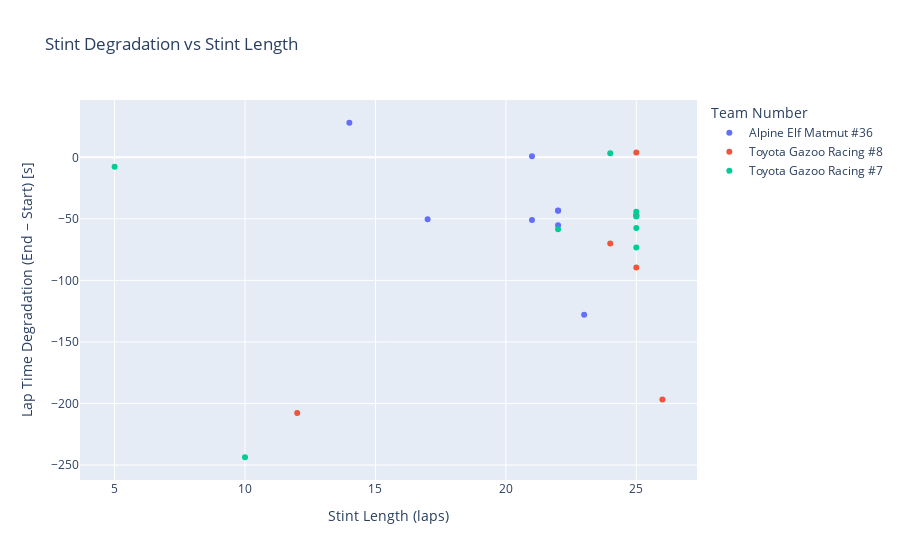

Write notebook code for a chart like this one.
### Code cell
stint_summary = (
    spa.groupby("driver_stint")
    .agg(
        start_lap_time=("lap_time_s", "first"),
        end_lap_time=("lap_time_s", "last"),
        stint_length=("lap_time_s", "count"),
        team_no=("team_no", "first"), 
        driver=("driver_name", "first")
    )
    .reset_index()
)

stint_summary["delta_end_start"] = (stint_summary["end_lap_time"] - stint_summary["start_lap_time"])

fig = px.scatter(
    stint_summary,
    x="stint_length",
    y="delta_end_start",
    color="team_no",
    hover_data=["driver", "driver_stint"],
    title="Stint Degradation vs Stint Length",
    labels={                  
        "team_no": "Team Number",
        "stint_length": "Stint Length",
        "driver_stint": "Driver Stint",
        "team_no": "Team Number",
        "driver": "Driver",
        "delta_end_start": "Delta End Start"
    }
)

fig.update_layout(
    xaxis_title="Stint Length (laps)",
    yaxis_title="Lap Time Degradation (End − Start) [s]"
)

fig.show()

### Figure 1 — Plotly figure (JSON) as saved in the notebook; plotly's stock layout.template omitted (floating-point values rounded to 4 significant figures)
{"data": [{"customdata": [["André NEGRÃO", "André NEGRÃO Stint #1"], ["André NEGRÃO", "André NEGRÃO Stint #2"], ["André NEGRÃO", "André NEGRÃO Stint #3"], ["André NEGRÃO", "André NEGRÃO Stint #4"], ["Matthieu VAXIVIERE", "Matthieu VAXIVIERE Stint #1"], ["Matthieu VAXIVIERE", "Matthieu VAXIVIERE Stint #2"], ["Nicolas LAPIERRE", "Nicolas LAPIERRE Stint #1"], ["Nicolas LAPIERRE", "Nicolas LAPIERRE Stint #2"]], "hovertemplate": "Team Number=Alpine Elf Matmut #36<br>Stint Length=%{x}<br>Delta End Start=%{y}<br>Driver=%{customdata[0]}<br>Driver Stint=%{customdata[1]}<extra></extra>", "legendgroup": "Alpine Elf Matmut #36", "marker": {"color": "#636efa", "symbol": "circle"}, "mode": "markers", "name": "Alpine Elf Matmut #36", "orientation": "v", "showlegend": true, "type": "scatter", "x": [21, 22, 21, 17, 14, 23, 22, 22], "xaxis": "x", "y": [0.761, -43.33, -50.99, -50.37, 28.08, -128.0, -55.13, -43.32], "yaxis": "y"}, {"customdata": [["Brendon HARTLEY", "Brendon HARTLEY Stint #1"], ["Brendon HARTLEY", "Brendon HARTLEY Stint #2"], ["Kazuki NAKAJIMA", "Kazuki NAKAJIMA Stint #1"], ["Kazuki NAKAJIMA", "Kazuki NAKAJIMA Stint #2"], ["Sébastien BUEMI", "Sébastien BUEMI Stint #1"], ["Sébastien BUEMI", "Sébastien BUEMI Stint #2"], ["Sébastien BUEMI", "Sébastien BUEMI Stint #3"]], "hovertemplate": "Team Number=Toyota Gazoo Racing #8<br>Stint Length=%{x}<br>Delta End Start=%{y}<br>Driver=%{customdata[0]}<br>Driver Stint=%{customdata[1]}<extra></extra>", "legendgroup": "Toyota Gazoo Racing #8", "marker": {"color": "#EF553B", "symbol": "circle"}, "mode": "markers", "name": "Toyota Gazoo Racing #8", "orientation": "v", "showlegend": true, "type": "scatter", "x": [25, 25, 12, 26, 25, 25, 24], "xaxis": "x", "y": [-89.53, -46.86, -207.8, -196.8, 3.81, -47.46, -70.09], "yaxis": "y"}, {"customdata": [["Jose Maria LOPEZ", "Jose Maria LOPEZ Stint #1"], ["Jose Maria LOPEZ", "Jose Maria LOPEZ Stint #2"], ["Kamui KOBAYASHI", "Kamui KOBAYASHI Stint #1"], ["Kamui KOBAYASHI", "Kamui KOBAYASHI Stint #2"], ["Kamui KOBAYASHI", "Kamui KOBAYASHI Stint #3"], ["Kamui KOBAYASHI", "Kamui KOBAYASHI Stint #4"], ["Mike CONWAY", "Mike CONWAY Stint #1"], ["Mike CONWAY", "Mike CONWAY Stint #2"]], "hovertemplate": "Team Number=Toyota Gazoo Racing #7<br>Stint Length=%{x}<br>Delta End Start=%{y}<br>Driver=%{customdata[0]}<br>Driver Stint=%{customdata[1]}<extra></extra>", "legendgroup": "Toyota Gazoo Racing #7", "marker": {"color": "#00cc96", "symbol": "circle"}, "mode": "markers", "name": "Toyota Gazoo Racing #7", "orientation": "v", "showlegend": true, "type": "scatter", "x": [25, 25, 22, 5, 25, 10, 24, 25], "xaxis": "x", "y": [-73.28, -44.21, -58.42, -7.777, -57.48, -243.7, 3.313, -48.06], "yaxis": "y"}], "layout": {"legend": {"title": {"text": "Team Number"}, "tracegroupgap": 0}, "title": {"text": "Stint Degradation vs Stint Length"}, "xaxis": {"anchor": "y", "domain": [0, 1], "title": {"text": "Stint Length (laps)"}}, "yaxis": {"anchor": "x", "domain": [0, 1], "title": {"text": "Lap Time Degradation (End − Start) [s]"}}}}
